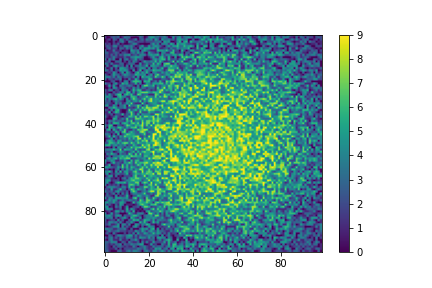

Source code (Python):
# %%
import numpy as np
import matplotlib.pyplot as plt
from aocd.models import Puzzle
puzzle = Puzzle(2022, 8)

def parse(input_data):
    return [[int(tree) for tree in row] for row in input_data.splitlines()]

a = np.array(parse(puzzle.input_data))
plt.imshow(a)
plt.colorbar()
plt.savefig('day-08_map.png')

# %%
